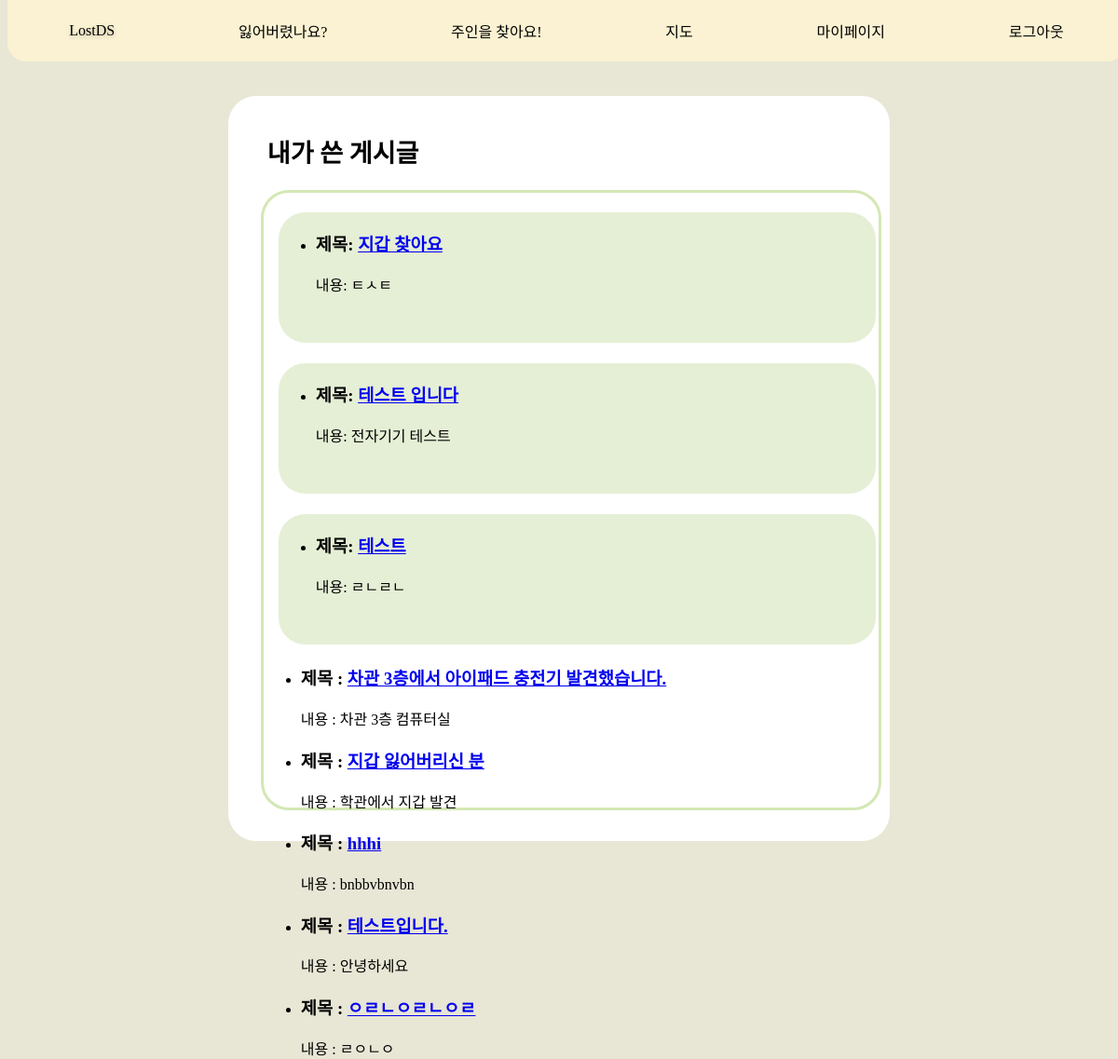
The app's page /mypage/my-post/ (signed in), older data.
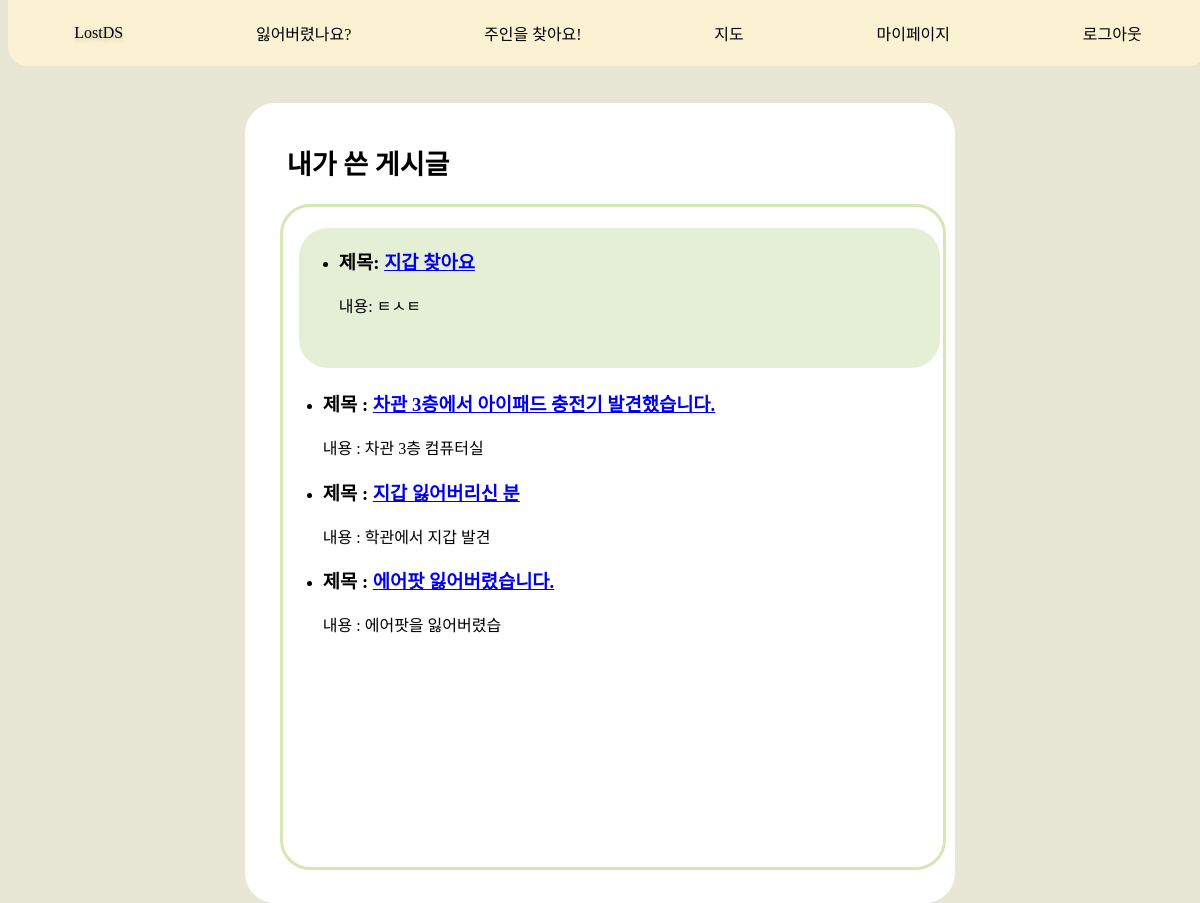
The same page, newer data.
### message/models.py (models this page shows, shortened)
class AskItem(models.Model):
    title = models.CharField(max_length=30)
    author = models.ForeignKey(settings.AUTH_USER_MODEL, null=True, on_delete=models.SET_NULL)
    place = models.CharField(max_length=15, blank=True, null=True)
    created_at = models.DateTimeField(auto_now_add=True)
    category = models.ForeignKey(Category, null=True, on_delete=models.SET_NULL)
    head_image = models.ImageField(upload_to='message/images/ask/%Y/%m/%d/', blank=True)
    content = models.TextField()

class FindItem(models.Model):
    title = models.CharField(max_length=30)
    author = models.ForeignKey(settings.AUTH_USER_MODEL, null=True, on_delete=models.SET_NULL)
    place = models.CharField(max_length=15, null=True)
    created_at = models.DateTimeField(auto_now_add=True)
    category = models.ForeignKey(Category, null=True, on_delete=models.SET_NULL)
    head_image = models.ImageField(upload_to='message/images/find/%Y/%m/%d/', blank=True)
    content = models.TextField()

### mypage/views.py (the view)
# urls.py: path("my-post/", mypost_view, name='my-post'),                                  # 내가 쓴 게시글 눌렀을 때 넘어가는 페이지
def mypost_view(requset):   # 회원가입을 했을때 로그인한 그 유저가 쓴 글만 불러오도록..
    return render(
        requset,
        'mypage/my-post.html',
    )

### mypage/templates/mypage/my-post.html (shortened to what this page needs)
{% extends 'main/nav.html' %}
{% block content %}
{% load static %}
<html lang="ko">
<head>
    <link rel="stylesheet" href="{% static 'mypage/css/mypost.css' %}" media="screen">
</head>
<body>
    <div class="container">
        <div class="post">
            <h2>내가 쓴 게시글</h2>
        </div>
        <div class="post-group">
            {% for post in request.user.askitem_set.all %}
            <div class="post-list">
                <ul>
                    <li>
                        <h3>제목: <a href="{% url 'ask-detail' pk=post.pk %}">{{ post.title }}</a><br></h3>
                        내용: {{ post.content|slice:"10" }}
                    </li>
                </ul>
            </div>
            {% endfor %}
            {% for post in request.user.finditem_set.all %}
            <div class="content">
                <ul>
                    <li>
                        <h3>제목 : <a href="{% url 'find-detail' pk=post.pk %}">{{ post.title }}</a><br></h3>
                        내용 : {{ post.content|slice:"10" }}
                    </li>
                </ul>
            </div>
            {% endfor %}
        </div>
    </div>
</body>
{% endblock %}

Row changes from the older to the newer data that the page shows:
removed AskItem: title "테스트 입니다", content "전자기기 테스트"
removed AskItem: title "테스트", content "ㄹㄴㄹㄴ"
removed FindItem: title "hhhi", content "bnbbvbnvbn"
removed FindItem: title "테스트입니다.", content "안녕하세요"
removed FindItem: title "ㅇㄹㄴㅇㄹㄴㅇㄹ", content "ㄹㅇㄴㅇ"
added FindItem: title "에어팟 잃어버렸습니다.", content "에어팟을 잃어버렸습"
